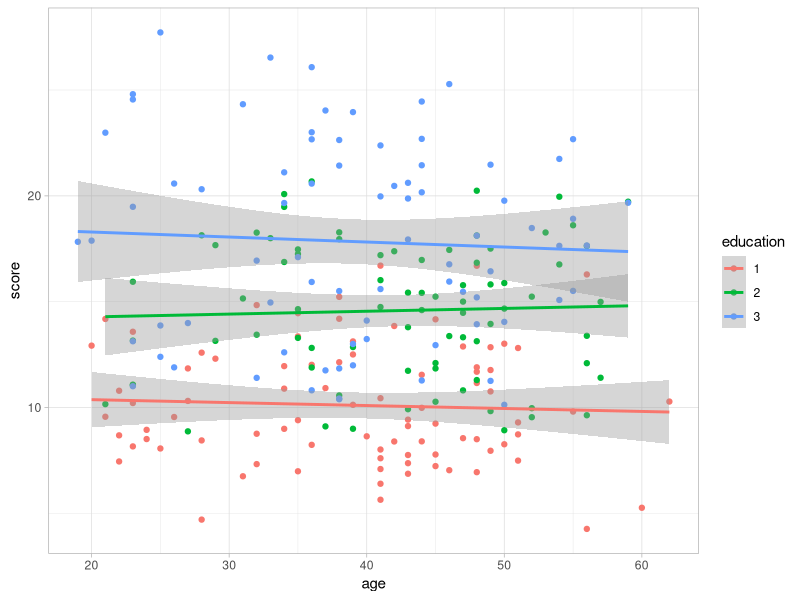
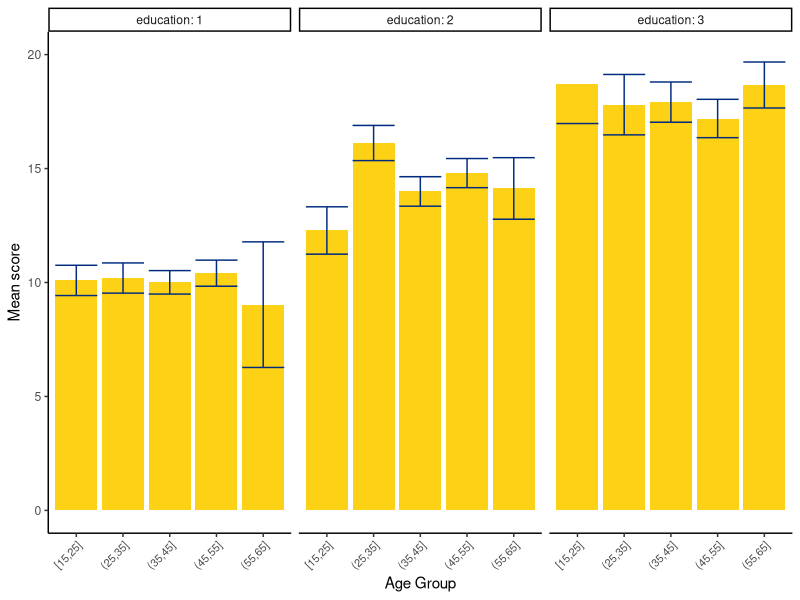
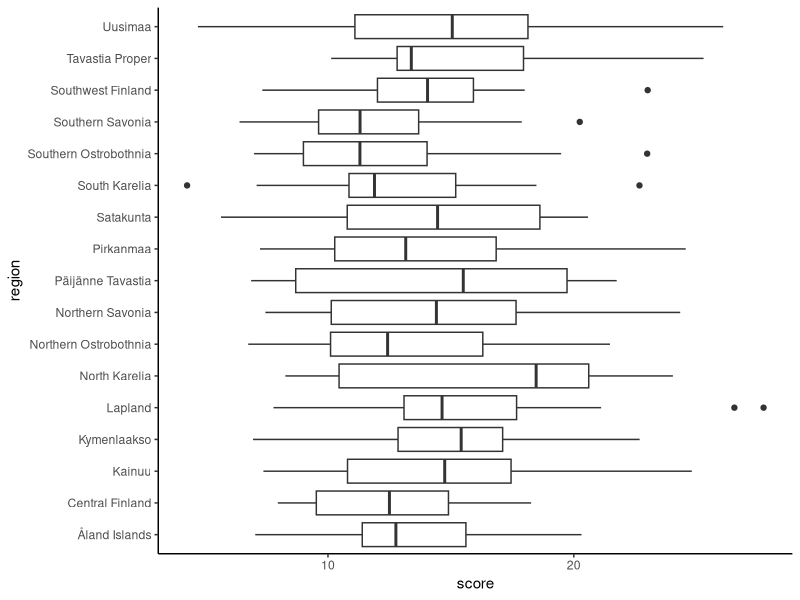
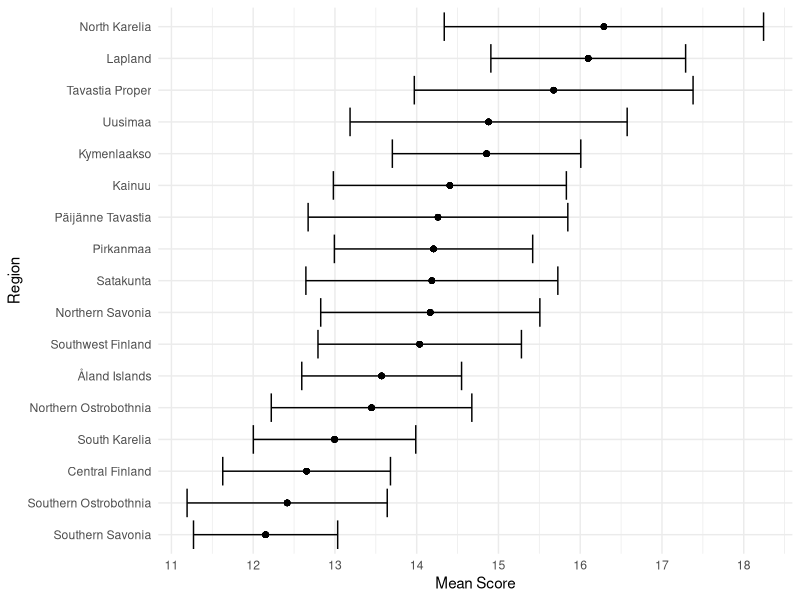

Write R code to recreate these figures, in order.
## ---- chunk 1
library(ggplot2)
library(tidyverse)
library(forcats)
## ---- chunk 2
df <- read_csv("region_scores.csv")
#Convert education to factorial
df <- df %>% mutate(education = as.factor(education))
df %>% summary #check summary of the data
## ---- chunk 3
df <- df %>% mutate(age_group = cut_width(age, 10))
df %>% count(age_group)
## ---- chunk 4
df %>% 
  ggplot(aes(x = age, y = score, color = education)) + geom_point() + 
  geom_smooth(method = "lm") +
  theme_light()

## ---- chunk 5
edu_age_stats <- df %>% group_by(education, age_group) %>% summarise(mean=mean(score), sd=sd(score), n=n())
# Compute standard error of mean as sd/sqrt(n)
edu_age_stats$se = edu_age_stats$sd/sqrt(edu_age_stats$n)
## ---- chunk 6
edu_age_stats %>% ggplot(aes(x = age_group, y = mean)) +
  facet_wrap("education", labeller = "label_both") +
  geom_col(fill = "#fcd116") + # Color of our faculty for fun
  geom_errorbar(aes(ymin=mean-se, ymax=mean+se), colour = "#002b7f") +
  theme_classic() +
  theme(axis.text.x = element_text(angle = 45, hjust = 1, size = 8)) +
  scale_y_continuous(name = "Mean score", limits = c(0, 20)) +
  scale_x_discrete(name = "Age Group")
## ---- chunk 7
df %>% ggplot(aes(x = score, y = region)) + geom_boxplot() + theme_classic()
## ---- chunk 8
df <- df %>% group_by(region) %>% mutate(mean_score=mean(score)) %>% ungroup()
df$region <- fct_reorder(df$region, df$mean_score, min)
## ---- chunk 9
df %>% ggplot(aes(mean_score, region)) +
  geom_point() + # All mean scores of each region at the same coordinates, geom_jitter would reveal this
  stat_summary(aes(score), fun.data = mean_se, geom="errorbar") + # Errorbars from scores
  theme_minimal() +
  scale_x_continuous(name = "Mean Score", breaks=c(10:20)) +
  scale_y_discrete(name = "Region")
